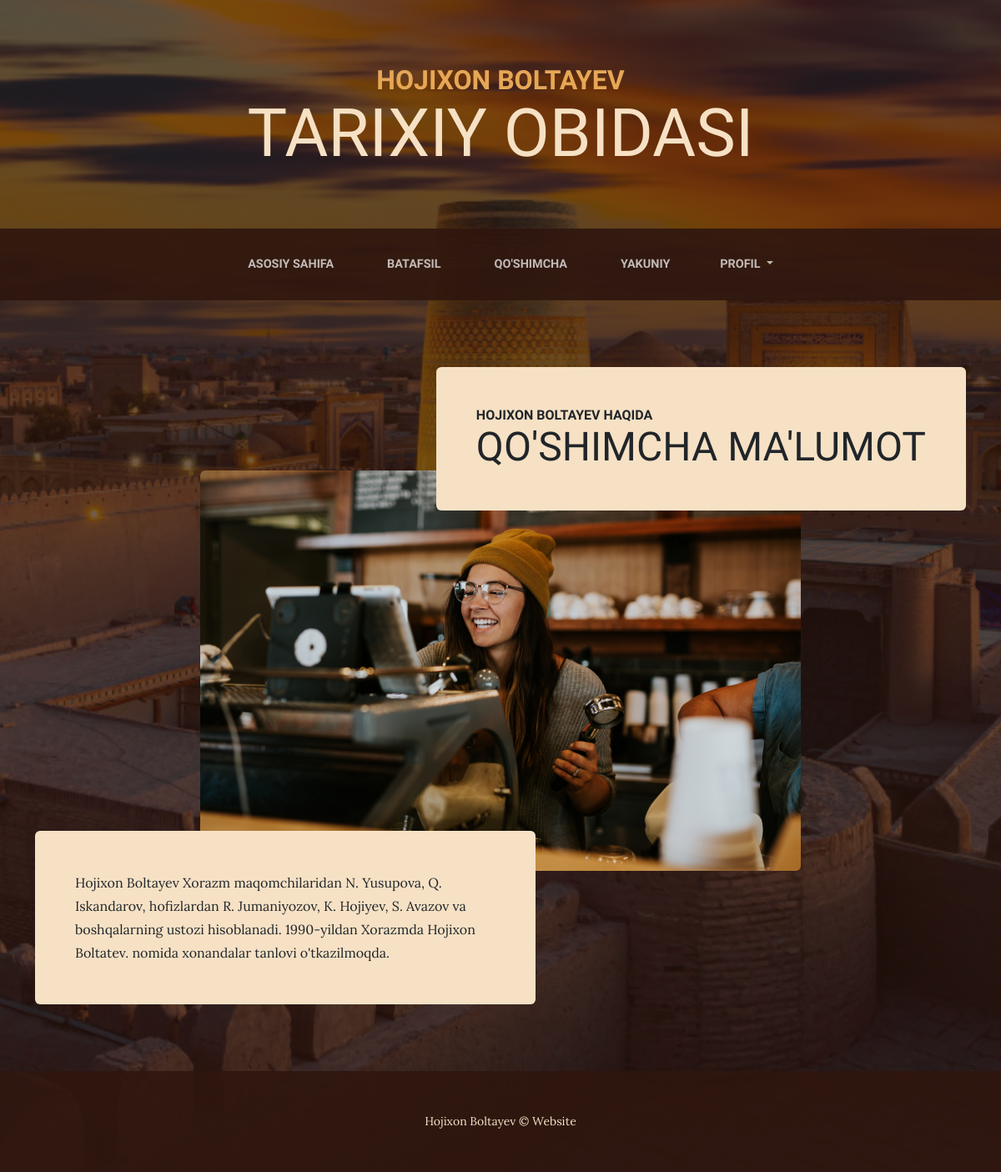
The app's page /add/ (signed in) with its own data.
### main/models.py (models this page shows, shortened)
class Site(models.Model):
    title = models.CharField(max_length=100, verbose_name='nomi')
    icon = models.ImageField(upload_to='images/', verbose_name='belgisi')
    name = models.CharField(verbose_name='ismi', max_length=100)
    description = models.CharField(verbose_name='qisqacha', max_length=100)
    page1 = models.CharField(max_length=100, verbose_name='1-sahifa')
    page2 = models.CharField(max_length=100, verbose_name='2-sahifa')
    page3 = models.CharField(max_length=100, verbose_name='3-sahifa')
    page4 = models.CharField(max_length=100, verbose_name='4-sahifa')
    permission = models.CharField(max_length=200, verbose_name='izoh qoldirish uchun')
    class Meta:
        verbose_name = "Web sayt"
        verbose_name_plural = "Web sayt"

class Add(models.Model):
    name = models.CharField(max_length=100, verbose_name='ismi')
    description = models.CharField(max_length=100, verbose_name='qisqacha')
    bio = models.TextField(verbose_name="ma'lumot")
    image = models.ImageField(upload_to='images/', verbose_name='rasm')
    class Meta:
        verbose_name = "3-sahifa"
        verbose_name_plural = "3-sahifa"

### main/views.py (the view)
# urls.py: path('add/', AddView, name='products'),
def AddView(request):
    site = Site.objects.first()
    add = Add.objects.first()
    return render(request, 'products.html', {'add': add, 'site': site})

### templates/products.html (shortened to what this page needs)
{% load static %}
<!DOCTYPE html>
<html lang="en">
    <head>
        <link href="{% static 'style.css' %}" rel="stylesheet" />
    </head>
    <body>
        <header>
            <h1 class="site-heading text-center text-faded d-none d-lg-block">
                <span class="site-heading-upper text-primary mb-3">{{ site.name }}</span>
                <span class="site-heading-lower">{{ site.description }}</span>
            </h1>
        </header>
        <nav class="navbar navbar-expand-lg navbar-dark py-lg-4" id="mainNav">
            <div class="container">
                <div class="collapse navbar-collapse" id="navbarSupportedContent">
                    <ul class="navbar-nav mx-auto">
                        <li class="nav-item px-lg-4"><a class="nav-link text-uppercase" href="{% url 'index' %}">{{ site.page1 }}</a></li>
                        <li class="nav-item px-lg-4"><a class="nav-link text-uppercase" href="{% url 'about' %}">{{ site.page2 }}</a></li>
                        <li class="nav-item px-lg-4"><a class="nav-link text-uppercase" href="{% url 'products' %}">{{ site.page3 }}</a></li>
                        <li class="nav-item px-lg-4"><a class="nav-link text-uppercase" href="{% url 'store' %}">{{ site.page4 }}</a></li>
                        <li style="margin-left: 20px;" class="nav-item dropdown">
                            <a class="nav-link dropdown-toggle" href="#" id="navbarDropdown" role="button" data-bs-toggle="dropdown" aria-expanded="false">
                                PROFIL
                            </a>
                        </li>
                    </ul>
                </div>
            </div>
        </nav>
        <section class="page-section">
            <div class="container">
                <div class="product-item">
                    <div class="product-item-title d-flex">
                        <div class="bg-faded p-5 d-flex ms-auto rounded">
                            <h2 class="section-heading mb-0">
                                <span class="section-heading-upper">{{ add.name }}</span>
                                <span class="section-heading-lower">{{ add.description }}</span>
                            </h2>
                        </div>
                    </div>
                    <img class="product-item-img mx-auto d-flex rounded img-fluid mb-3 mb-lg-0" src="{{ add.image.url }}" alt="..." />
                    <div class="product-item-description d-flex me-auto">
                        <div class="bg-faded p-5 rounded"><p class="mb-0">{{ add.bio }}</p></div>
                    </div>
                </div>
            </div>
        </section>
        <footer class="footer text-faded text-center py-5">
            <div class="container"><p class="m-0 small">{{ site.title }} &copy; Website</p></div>
        </footer>
    </body>
</html>

### records on screen
Site: name "HOJIXON BOLTAYEV", description "TARIXIY OBIDASI", page1 "ASOSIY SAHIFA", page2 "BATAFSIL", page3 "QO'SHIMCHA", page4 "YAKUNIY", title "Hojixon Boltayev"
Add: name "HOJIXON BOLTAYEV HAQIDA", description "QO'SHIMCHA MA'LUMOT", image (picture), bio "Hojixon Boltayev Xorazm maqomchilaridan N. Yusupova, Q. Iskandarov, hofizlardan R. Jumaniyozov, K. Hojiyev, S. Avazov va boshqalarning ustozi hisoblanadi. 1990-yildan Xorazmda Hojixon Boltatev. nomida xonandalar tanlovi o'tkazilmoqda."
